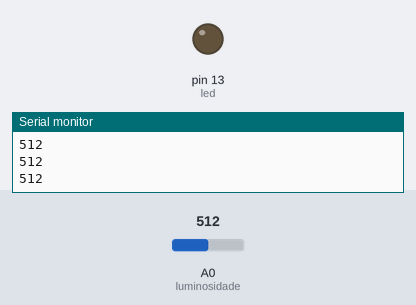
Recording of a sketch running on a simulated Arduino Uno, built with avr-gcc and run on an emulated ATmega328P. Shown: output pins drawn as LEDs (lit = HIGH), the last lines printed to the serial monitor. The inputs (shaded band) are chosen by the test bench; at power-on: A0 (luminosidade) = 512.

Above: at 1.2 s.
1.3 s: A0 (luminosidade) set to 318
2.8 s: A0 (luminosidade) set to 290
At 4.0 s:
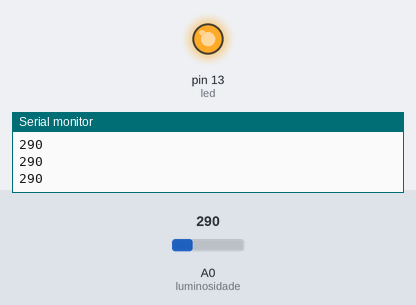
4.3 s: A0 (luminosidade) set to 306
At 5.2 s:
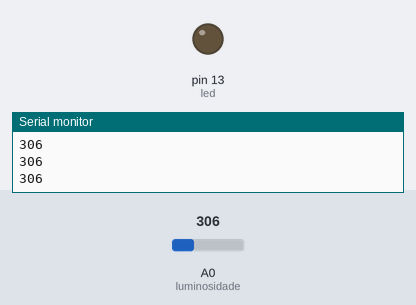
5.8 s: A0 (luminosidade) set to 122
At 6.4 s:
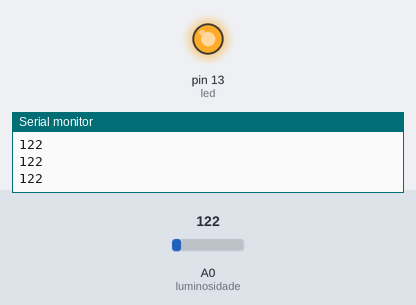
Timing chart, 0 to 8.3 s (numbered marks = the images above; inputs shaded):
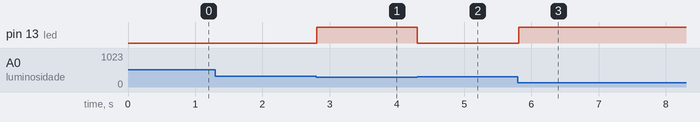

The sketch:

codigo_fonte.ino
```cpp
/*
  Curso de Extensao: Programando para IoT com Arduino – Basico
  Professor:         Dr. Orlewilson Bentes Maia
  Data Criacao:      03/12/2016
  Data Atualizao:    05/09/2017
  Descricao:         Utilizando sensor de luminosidade para ligar/desligar LED (exemplo 04)
*/

// Porta digital no qual sera colocado um LED para ser ligado e desligado
int led = 13;

// Porta analogica no qual sera lido o valor do sensor de luminosidade
int luminosidade = A0;

// Variavel para armazenar o valor lido do sensor de luminosidade
int valorLuminosidade = 0;

// Funcao para ligar o LED
void ligarLed(){
  digitalWrite(led, HIGH);
}

// Funcao para desligar o LED
void desligarLed(){
  digitalWrite(led, LOW);
}


// Funcao para configurar o Arduino
void setup() {

  // Indica qual porta digital sera utilizada como saida (ligar/desligar um LED)
  pinMode(led, OUTPUT);

  // Indica que utilizara a porta serial para imprimir
  Serial.begin(9600);

}

// Funcao principal do Arduino que ficara em loop infinito
void loop() {


  // ler o valor atual do sensor de luminosidade
  // o valor varia entre 0 (escuro) e 1023 (claro)
  valorLuminosidade = analogRead(luminosidade);

  // imprime na porta serial o valor do sensor de luminosidade
  Serial.println(valorLuminosidade);

  // se o valor for menor que 300, ligara o LED
  if (valorLuminosidade < 300){
    ligarLed();
  } else {
    desligarLed();
  }
}
```

Measured:
- the behaviour switches between 300 and 299 on A0 (luminosidade) (found by bisection; images 0 and 1)
- after the input at 2.8 s, pin 13 (led): LOW → HIGH at once
- after the input at 4.3 s, pin 13 (led): HIGH → LOW at once
- after the input at 5.8 s, pin 13 (led): LOW → HIGH at once
